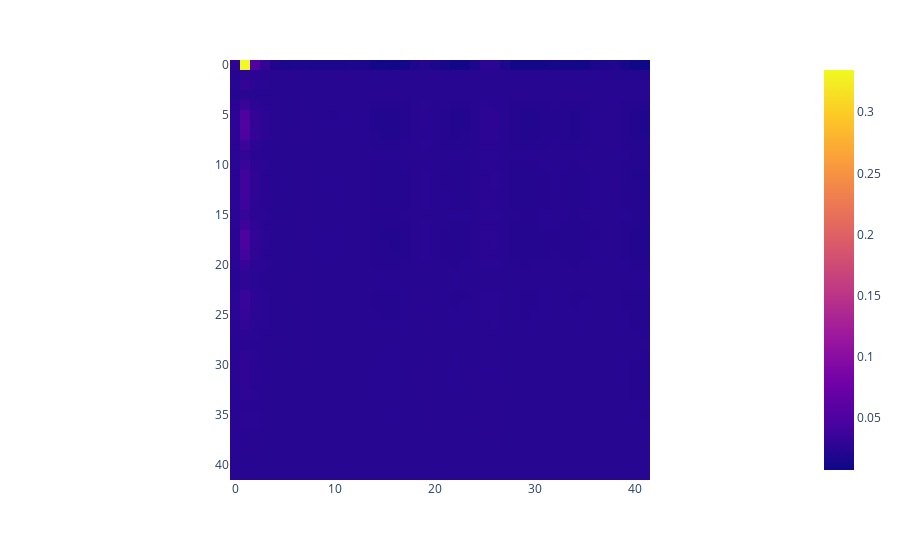

The notebook cell saved with this chart:
### Code cell
px.imshow(attn_probs.mean(0))#.shape

### Figure 1 — Plotly figure (JSON) as saved in the notebook; plotly's stock layout.template omitted (floating-point values rounded to 4 significant figures; data arrays with more than 128 entries replaced by an {"elided": "..."} marker saying what was removed)
{"data": [{"coloraxis": "coloraxis", "hovertemplate": "x: %{x}<br>y: %{y}<br>color: %{z}<extra></extra>", "name": "0", "type": "heatmap", "xaxis": "x", "yaxis": "y", "z": {"elided": "42x42 float values"}}], "layout": {"coloraxis": {"colorscale": [[0, "#0d0887"], [0.1111, "#46039f"], [0.2222, "#7201a8"], [0.3333, "#9c179e"], [0.4444, "#bd3786"], [0.5556, "#d8576b"], [0.6667, "#ed7953"], [0.7778, "#fb9f3a"], [0.8889, "#fdca26"], [1, "#f0f921"]]}, "margin": {"t": 60}, "xaxis": {"anchor": "y", "constrain": "domain", "domain": [0, 1], "scaleanchor": "y"}, "yaxis": {"anchor": "x", "autorange": "reversed", "constrain": "domain", "domain": [0, 1]}}}
